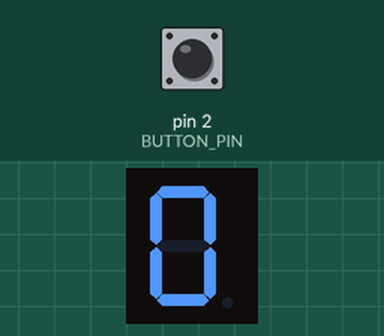
Simulated run of this sketch. Board: Arduino Uno, built with avr-gcc and run on an emulated ATmega328P. Shown: 1-digit seven-segment display. Wiring (inferred from the names in the program): 1-digit 7-segment display, segments lit when HIGH: segments pin 9, pin 8, pin 7, pin 6, pin 5, pin 4, pin 3. The test bench sets the inputs (shaded band); at power-on: pin 2 (BUTTON_PIN) HIGH. The segment pins are drawn as the display they are named for.

Above: at 1.2 s.
1.3 s: pin 2 (BUTTON_PIN) pulled LOW for 0.15 s
At 2.1 s:
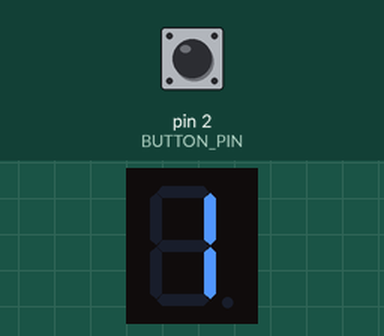
3.0 s: pin 2 (BUTTON_PIN) pulled LOW for 1 s
At 4.7 s:
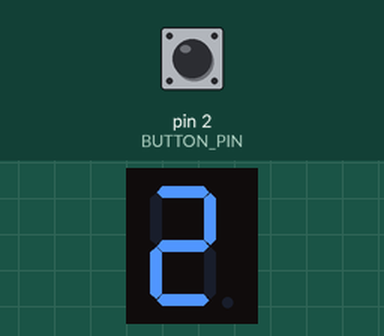
5.6 s: pin 2 (BUTTON_PIN) pulled LOW for 0.15 s
At 6.6 s:
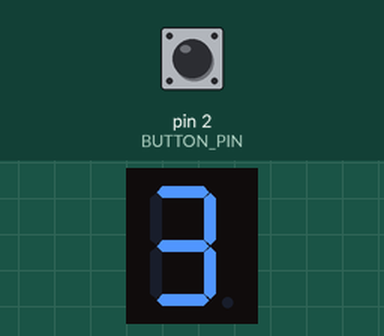
7.3 s: pin 2 (BUTTON_PIN) pulled LOW for 1 s
At 9.2 s:
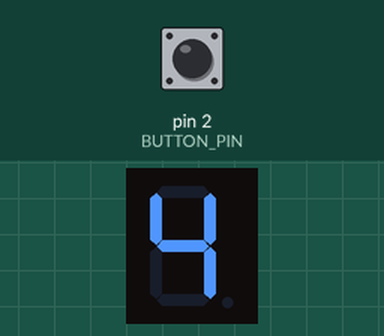
Timing chart, 0 to 10.7 s (numbered marks = the images above; inputs shaded):
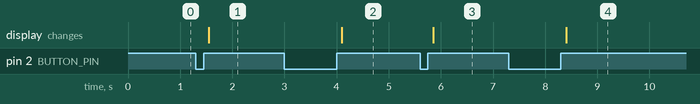

The sketch:

WEEK_2__MCTA_3203.ino
```cpp
#define BUTTON_PIN 2
int segmentA = 9;
int segmentB = 8;
int segmentC = 7;
int segmentD = 6;
int segmentE = 5;
int segmentF = 4;
int segmentG = 3;
int i = 0;
int j = 0;

int Arduino_Pins[7] = {segmentA, segmentB, segmentC, segmentD, segmentE, segmentF, segmentG};
int Segment_Display[10][7] = {{1, 1, 1, 1, 1, 1, 0}, //display number 0
                             {0, 1, 1, 0, 0, 0, 0}, //display number 1
                             {1, 1, 0, 1, 1, 0, 1}, //display number 2
                             {1, 1, 1, 1, 0, 0, 1}, //display number 3
                             {0, 1, 1, 0, 0, 1, 1}, //display number 4
                             {1, 0, 1, 1, 0, 1, 1}, //display number 5
                             {1, 0, 1, 1, 1, 1, 1}, //display number 6
                             {1, 1, 1, 0, 0, 0, 0}, //display number 7
                             {1, 1, 1, 1, 1, 1, 1}, //display number 8
                             {1, 1, 1, 1, 0, 1, 1}, //display number 9
};

void setup() {
  // put your setup code here, to run once:
  pinMode(segmentA, OUTPUT);
  pinMode(segmentB, OUTPUT);
  pinMode(segmentC, OUTPUT);
  pinMode(segmentD, OUTPUT);
  pinMode(segmentE, OUTPUT);
  pinMode(segmentF, OUTPUT);
  pinMode(segmentG, OUTPUT);
  pinMode(BUTTON_PIN, INPUT_PULLUP);
}

void loop() {
  // put your main code here, to run repeatedly:


  //to display number according to segment pin
  for (j = 0; j<7; j++)
  {
    digitalWrite(Arduino_Pins[j], Segment_Display[i][j]);
  }


  //if button is pushed, number increase
  if(digitalRead(2)==0)
  {
    while(digitalRead(2)==0)
    {

    }
    i++; //increase counter with each push button
  }


  //start count back to 0
  if(i == 10)
  {
    i = 0;
  }
  delay(100);
}
```

Measured:
- after the input at 1.3 s, the display: changes after 0.25 s (image 1)
- after the input at 3.0 s, the display: changes after 1.1 s (image 2)
- after the input at 5.6 s, the display: changes after 0.25 s (image 3)
- after the input at 7.3 s, the display: changes after 1.1 s (image 4)
